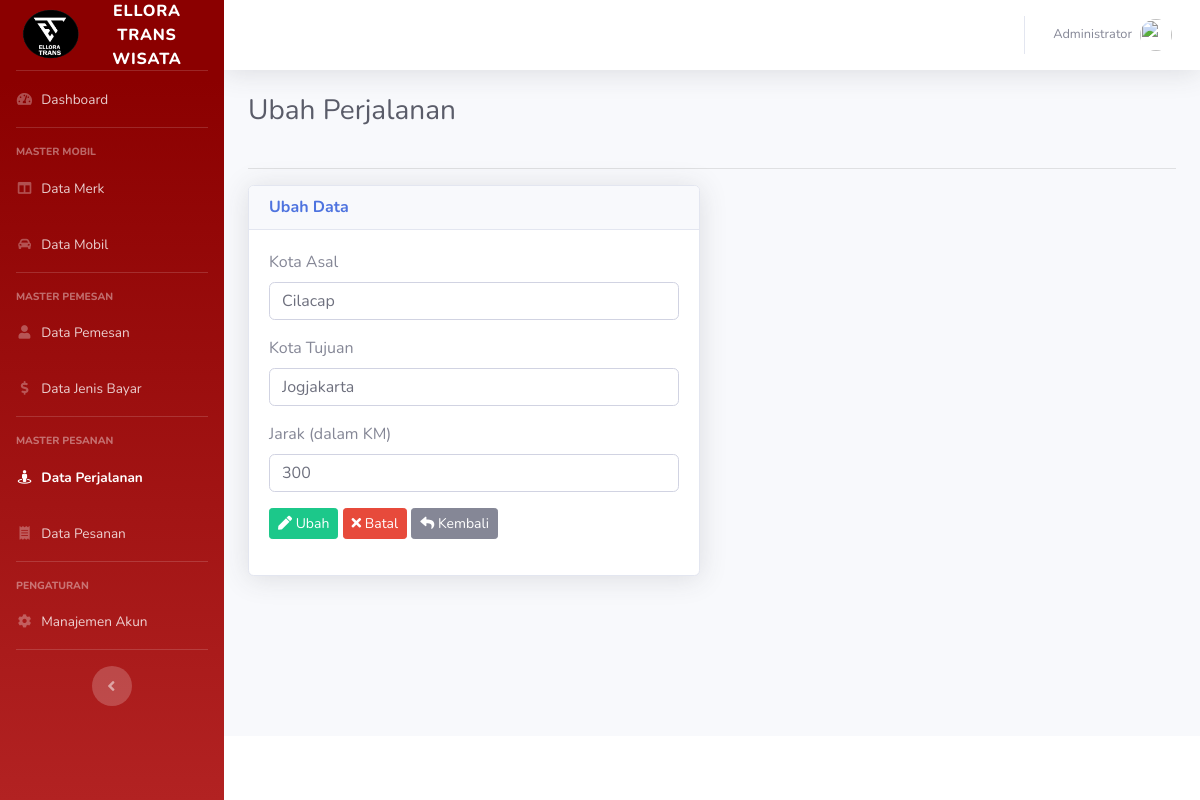
/perjalanan/ubah/3 (signed in), run on the app's committed database.
### tables this page shows
CREATE TABLE `tbl_perjalanan` (
  `id` int(11) NOT NULL,
  `asal` varchar(20) DEFAULT NULL,
  `tujuan` varchar(20) DEFAULT NULL,
  `jarak` int(3) DEFAULT NULL
);

### controllers/C_Perjalanan.php (called while the page is built, shortened)
<?php
class C_Perjalanan extends Controller {
	public function __construct(){
		$this->perjalanan = $this->model('M_Perjalanan');
	}
	public function ubah($id){
		$data = [
			'aktif' => 'perjalanan',
			'judul' => 'Ubah Perjalanan',
			'perjalanan' => $this->perjalanan->lihat_id($id)->fetch_object(),
		];
		$this->view('perjalanan/ubah', $data);
	}
}

### index.php (called while the page is built, shortened)
<?php
require_once BASEPATH . DS . 'core' . DS . 'Database.php';
require_once BASEPATH . DS . 'core' . DS . 'Model.php';
new Route();
?>

### functions/url_function.php (called while the page is built, shortened)
<?php
function base_url($path = null){
	if(isset($path)){
		$path = filter_var($path, FILTER_SANITIZE_URL);
		$path = rtrim($path, '/');
		return BASE_URL . $path;
	}
	return BASE_URL;
}

### core/Model.php (called while the page is built, shortened)
<?php
class Model {
	public function __construct(){
		$this->db = new Database();
	}
	public function get_where($table, $where = [], $kolom = []){
		if (count($kolom) == 0) {
			$this->_query = "SELECT * FROM {$table}";
		}
		$this->_query = $this->_query . " WHERE ";
		foreach ($where as $key => $value) {
			$this->_query = $this->_query . "{$key} = '{$value}'";
		}
	}
	public function execute(){
		return $this->db->query($this->_query);
	}
}

### core/Database.php (called while the page is built, shortened)
<?php
class Database
{
	public function __construct()
	{
		$this->_koneksi = new mysqli(DB_HOST, DB_USER, DB_PASS, DB_NAME);
	}
	public function query($query)
	{
		return $this->_koneksi->query($query);
	}
}

### models/M_Perjalanan.php (called while the page is built, shortened)
<?php
class M_Perjalanan extends Model{
	public function lihat_id($id){
		$query = $this->execute();
		return $query;
	}
}

### views/perjalanan/ubah.php (the view, shortened to what this page needs)
<!DOCTYPE html>
<html lang="en">
<head>
	<link href="<?= base_url('sb-admin-2/') ?>/vendor/fontawesome-free/css/all.min.css" rel="stylesheet" type="text/css">
	<link href="<?= base_url('sb-admin-2/') ?>/css/sb-admin-2.min.css" rel="stylesheet">
	<link href="<?= base_url('sb-admin-2/') ?>/vendor/datatables/dataTables.bootstrap4.min.css" rel="stylesheet">
</head>
<body id="page-top">
	<div id="wrapper">
	<div id="content-wrapper" class="d-flex flex-column">
		<div id="content">
			<div class="container-fluid">
				<div class="row">
					<div class="col-sm-12">
						<div class="clearfix">
							<div class="float-left">
								<h1 class="h3 mb-4 text-gray-800"><?= $judul ?></h1>
							</div>
						</div>
						<hr>
					</div>
				</div>
				<div class="row">
					<div class="col-sm-6">
						<div class="card shadow">
							<div class="card-header">
								<h6 class="m-0 font-weight-bold text-primary">Ubah Data</h6>
							</div>
							<div class="card-body">
								<form method="POST" action="<?= base_url('perjalanan/proses_ubah/' . $perjalanan->id) ?>">
								  	<div class="form-group">
										<label for="asal">Kota Asal</label>
										<input type="text" value="<?= $perjalanan->asal ?>" class="form-control" name="asal" id="asal" autocomplete="off" required="required" placeholder="ketik">
								  	</div>
								  	<div class="form-group">
										<label for="tujuan">Kota Tujuan</label>
										<input type="text" value="<?= $perjalanan->tujuan ?>" class="form-control" name="tujuan" id="tujuan" autocomplete="off" required="required" placeholder="ketik">
								  	</div>
								  	<div class="form-group">
										<label for="jarak">Jarak (dalam KM)</label>
										<input type="number" value="<?= $perjalanan->jarak ?>" class="form-control" name="jarak" id="jarak" autocomplete="off" required="required" placeholder="ketik">
								  	</div>
								  	<div class="form-group">
										<button type="submit" class="btn btn-sm btn-success" name="ubah"><i class="fa fa-pen"></i> Ubah</button>
										<button type="reset" class="btn btn-sm btn-danger"><i class="fa fa-times"></i> Batal</button>
										<a href="<?= base_url('perjalanan') ?>" class="btn btn-sm btn-secondary"><i class="fa fa-reply"></i> Kembali</a>
								  	</div>
								</form>
							</div>
						</div>
					</div>
				</div>
			</div>
		</div>
	</div>
	</div>
</body>
</html>

### data on the page
tbl_perjalanan: asal "Cilacap", tujuan "Jogjakarta", jarak "300"

### other printed values
$_SESSION['login']['nama'] "Administrator"
$judul "Ubah Perjalanan"
